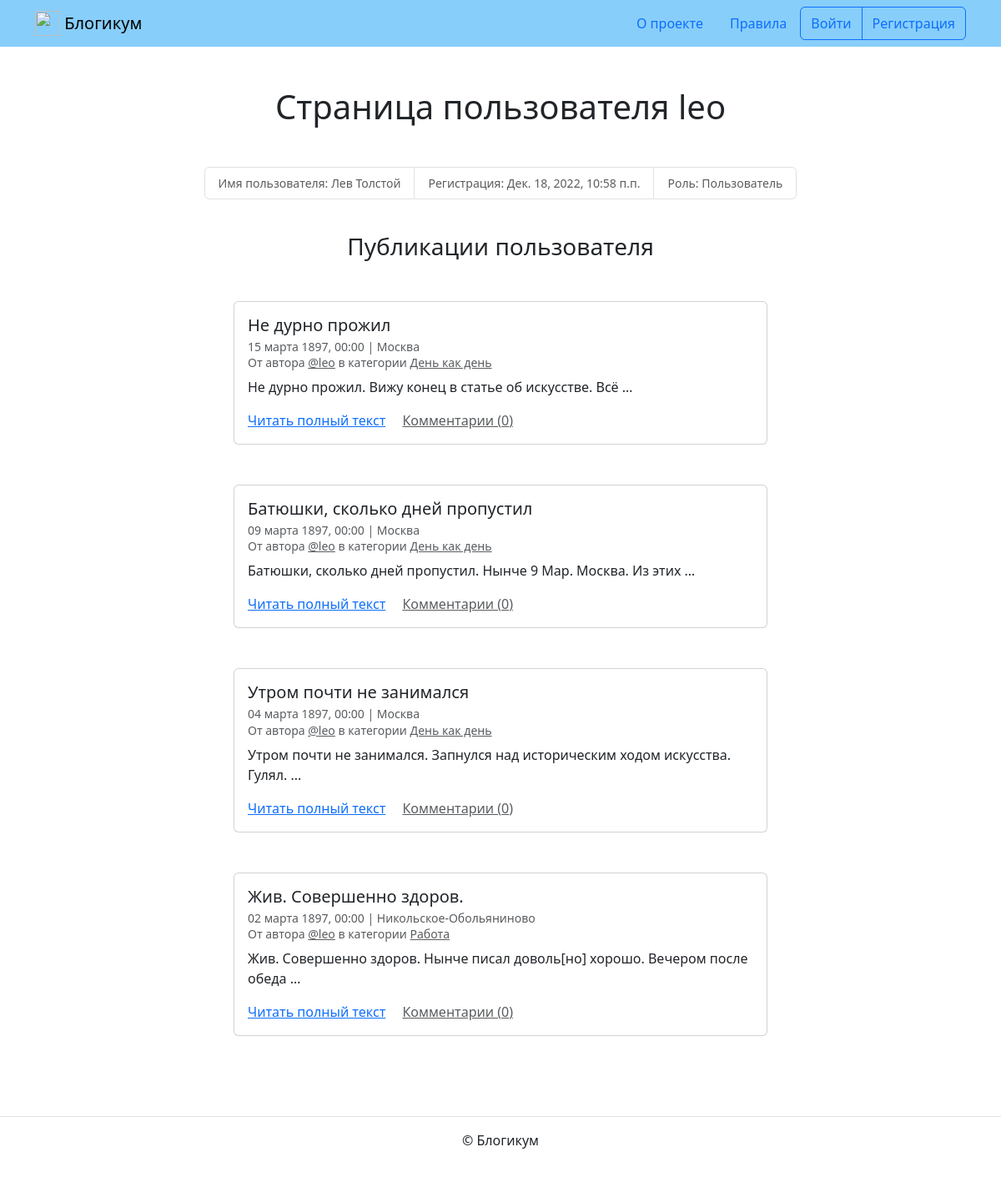
The page /profile/leo/ on the database its author committed.
### blog/models.py (models this page shows, shortened)
class CreatedPublishedModel(models.Model):
    is_published = models.BooleanField(
        'Опубликовано',
        default=True,
        help_text='Снимите галочку, чтобы скрыть публикацию.'
    )
    created_at = models.DateTimeField(
        'Добавлено',
        auto_now_add=True
    )
    class Meta:
        abstract = True

class Post(CreatedPublishedModel):
    title = models.CharField(
        'Заголовок',
        max_length=256
    )
    text = models.TextField(
        'Текст'
    )
    pub_date = models.DateTimeField(
        'Дата и время публикации',
        help_text=('Если установить дату и время в будущем — '
                   'можно делать отложенные публикации.')
    )
    author = models.ForeignKey(
        User,
        on_delete=models.CASCADE,
        verbose_name='Автор публикации',
        related_name='posts'
    )
    location = models.ForeignKey(
        'Location',
        on_delete=models.SET_NULL,
        null=True,
        blank=True,
        verbose_name='Местоположение',
        related_name='posts'
    )
    category = models.ForeignKey(
        'Category',
        on_delete=models.SET_NULL,
        null=True,
        verbose_name='Категория',
        related_name='posts'
    )
    image = models.ImageField(
        'Фото',
        upload_to='posts_images',
        blank=True
    )
    published_posts = PostManager()
    objects = models.Manager()
    class Meta:
        verbose_name = 'публикация'
        verbose_name_plural = 'Публикации'
        ordering = ('-pub_date', )

class Location(CreatedPublishedModel):
    name = models.CharField(
        'Название места',
        max_length=256
    )
    class Meta:
        verbose_name = 'местоположение'
        verbose_name_plural = 'Местоположения'

class Category(CreatedPublishedModel):
    title = models.CharField(
        'Заголовок',
        max_length=256
    )
    description = models.TextField(
        'Описание'
    )
    slug = models.SlugField(
        'Идентификатор',
        unique=True,
        help_text=('Идентификатор страницы для URL; '
                   'разрешены символы латиницы, цифры, дефис и подчёркивание.')
    )
    class Meta:
        verbose_name = 'категория'
        verbose_name_plural = 'Категории'

### blog/views.py (the view)
class UserListVieW(
    ListView
):
    template_name = 'blog/profile.html'
    paginate_by = settings.COUNT_POSTS
    def get_queryset(self):
        queryset = get_posts(
        ).filter(
            author__username=self.kwargs['username']
        ).annotate(
            comment_count=Count("comments")
        ).order_by(
            '-pub_date'
        )
        if str(self.request.user) == self.kwargs['username']:
            return queryset
        return get_published_posts(
        ).filter(
            author__username=self.kwargs['username']
        ).annotate(
            comment_count=Count("comments")
        ).order_by(
            '-pub_date'
        )
    def get_context_data(self, **kwargs):
        context = super().get_context_data(**kwargs)
        context['profile'] = get_object_or_404(
            User,
            username=self.kwargs['username']
        )
        return context

### blog/models.py (called while the page is built)
    def get_queryset(self):
        return super().get_queryset().filter(
            is_published=True,
            category__is_published=True,
            pub_date__lt=timezone.now()
        )

### blog/modules.py (called while the page is built)
def get_posts():
    return Post.objects.select_related(
        'location',
        'author',
        'category'
    )

def get_published_posts():
    return Post.published_posts.select_related(
        'location',
        'author',
        'category'
    )

### templates/blog/profile.html (shortened to what this page needs)
{% extends "base.html" %}
{% block content %}
  <h1 class="mb-5 text-center ">Страница пользователя {{ profile }}</h1>
  <small>
    <ul class="list-group list-group-horizontal justify-content-center mb-3">
      <li class="list-group-item text-muted">Имя пользователя: {% if profile.get_full_name %}{{ profile.get_full_name }}{% else %}не указано{% endif %}</li>
      <li class="list-group-item text-muted">Регистрация: {{ profile.date_joined }}</li>
      <li class="list-group-item text-muted">Роль: {% if profile.is_staff %}Админ{% else %}Пользователь{% endif %}</li>
    </ul>
  </small>
  <br>
  <h3 class="mb-5 text-center">Публикации пользователя</h3>
  {% for post in page_obj %}
    <article class="mb-5">
      {% include "includes/post_card.html" %}
    </article>
  {% endfor %}
{% endblock %}

### templates/includes/post_card.html (shortened to what this page needs)
<div class="col d-flex justify-content-center">
  <div class="card" style="width: 40rem;">
    <div class="card-body">
      <h5 class="card-title">{{ post.title }}</h5>
      <h6 class="card-subtitle mb-2 text-muted">
        <small>
          {{ post.pub_date|date:"d E Y, H:i" }} | {% if post.location and post.location.is_published %}{{ post.location.name }}{% else %}Планета Земля{% endif %}<br>
          От автора <a class="text-muted" href="{% url 'blog:profile' post.author %}">@{{ post.author.username }}</a> в
          категории {% include "includes/category_link.html" %}
        </small>
      </h6>
      <p class="card-text">{{ post.text|truncatewords:10 }}</p>
      <a href="{% url 'blog:post_detail' post.id %}" class="card-link">Читать полный текст</a>
      <a href="{% url 'blog:post_detail' post.id %}" class="card-link text-muted">Комментарии ({{ post.comment_count }})</a>
    </div>
  </div>
</div>

### templates/includes/category_link.html
<a class="text-muted" href="{% url 'blog:category_posts' post.category.slug %}">
  {{ post.category.title }}
</a>

### rows shown on the page
Post: title "Не дурно прожил", pub_date "15 марта 1897, 00:00", location.name "Москва", author.username "leo", category "День как день", text "Не дурно прожил. Вижу конец в статье об искусстве. Всё …", comment_count "0"
Post: title "Батюшки, сколько дней пропустил", pub_date "09 марта 1897, 00:00", location.name "Москва", author.username "leo", category "День как день", text "Батюшки, сколько дней пропустил. Нынче 9 Мар. Москва. Из этих …", comment_count "0"
Post: title "Утром почти не занимался", pub_date "04 марта 1897, 00:00", location.name "Москва", author.username "leo", category "День как день", text "Утром почти не занимался. Запнулся над историческим ходом искусства. Гулял. …", comment_count "0"
Post: title "Жив. Совершенно здоров.", pub_date "02 марта 1897, 00:00", location.name "Никольское-Обольяниново", author.username "leo", category "Работа", text "Жив. Совершенно здоров. Нынче писал доволь[но] хорошо. Вечером после обеда …", comment_count "0"

### other values the page prints
{{ profile }} "leo"
{{ profile.get_full_name }} "Лев Толстой"
{{ profile.date_joined }} "Дек. 18, 2022, 10:58 п.п."
